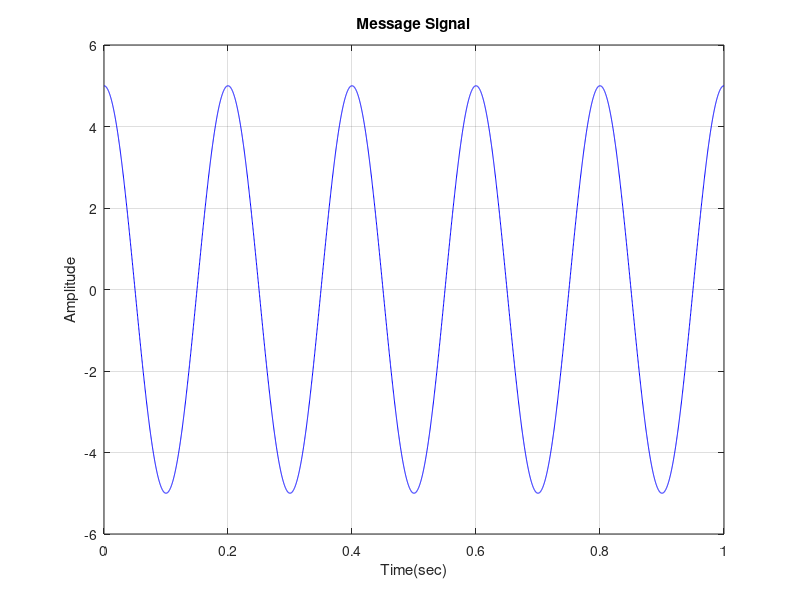
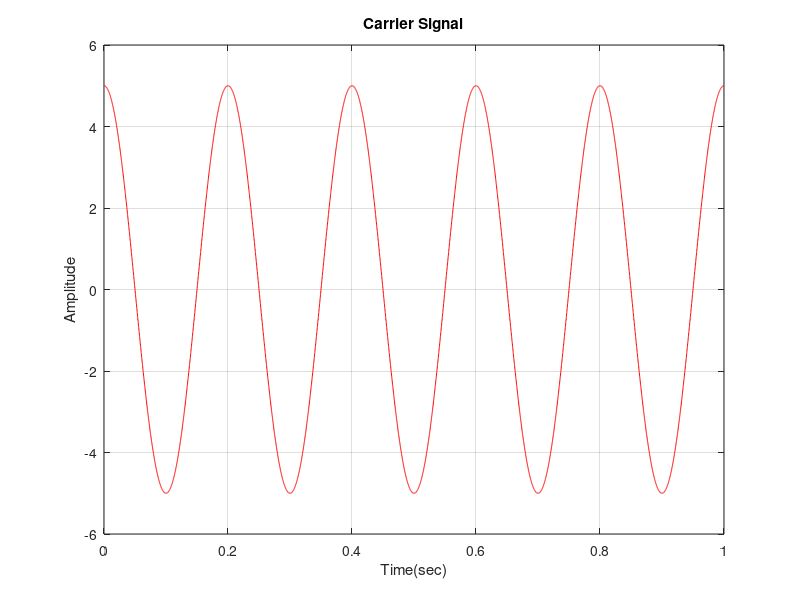
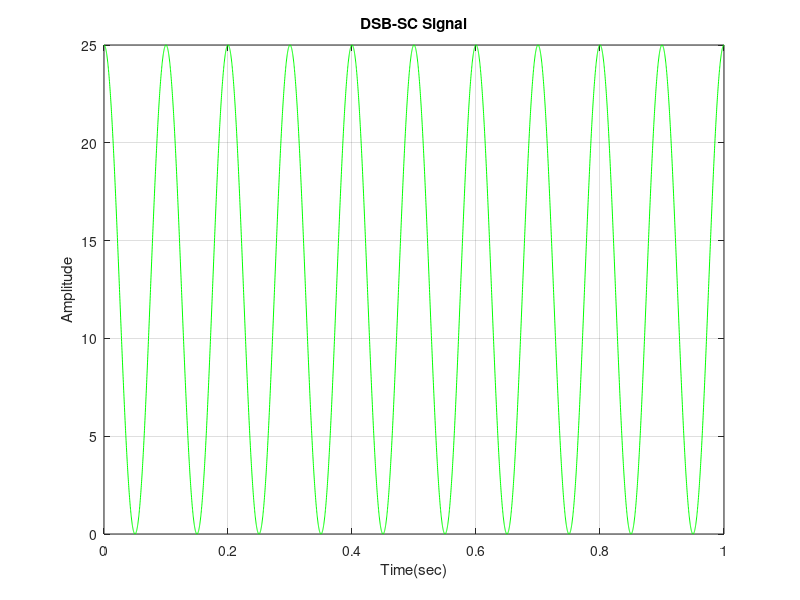

The MATLAB source for these figures, in order:
%Code to generate DSB-SC wave using non-linear DSB-SC modulator(singly
%balanced)

%carrier signal amplitude
Ac=input("Enter amplitude of carrier signal: ");;

%Message signal amplitude
Am=input("Enter amplitude of message signal: ");

%Modulation Index in %age
h=Am/Ac;

%Message signal freq
fm=input("Enter frequency of message signal (in Hz): ");

%carrier signal freq
fc=input("Enter frequency of carrier signal (in Hz): ");

%sampling freq
fs=5000;

%time duration
t=0:(1/fs):1;

figure(1);
%cos wave with time duration 't'

y_m=Am*(cos(2*pi*fm*t));
plot(t,y_m,'blue');
title("Message Signal");
xlabel("Time(sec)");
ylabel("Amplitude");
grid();

figure(2);
%Carrier signal

%cos wave with time duration 't'
y_c=Ac*(cos(2*pi*fc*t));
plot(t,y_c,'red');
title("Carrier Signal");
xlabel("Time(sec)");
ylabel("Amplitude");
grid();

figure(3);
%DSB-SC Modulation

dsbsc_amplitude=y_m.*y_c;
plot(t,dsbsc_amplitude,'green');
title("DSB-SC Signal");
xlabel("Time(sec)");
ylabel("Amplitude");
grid();

% Reference:
% https://github.com/Saptarshi-prog/DSBSC-simulation-by-MATLAB/tree/master